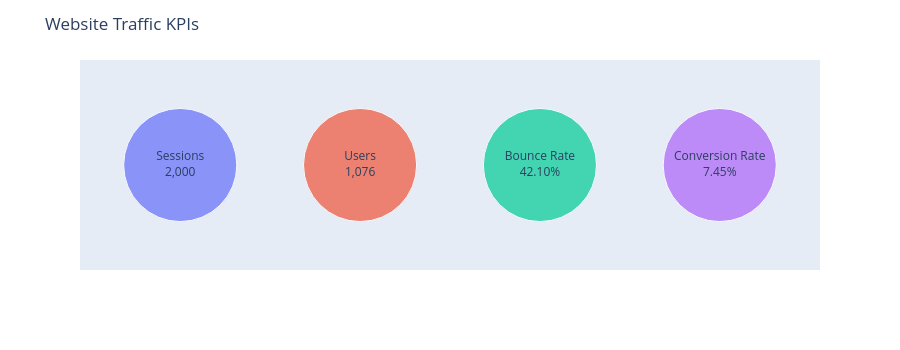

Notebook cell for this chart:
### Code cell
fig = px.scatter(
    x=[0, 1, 2, 3],
    y=[1, 1, 1, 1],
    size=[1, 1, 1, 1],
    color=["Sessions", "Users", "Bounce Rate", "Conversion Rate"],
    text=[
        f"Sessions<br>{total_sessions:,}",
        f"Users<br>{total_users:,}",
        f"Bounce Rate<br>{bounce_rate:.2f}%",
        f"Conversion Rate<br>{conversion_rate:.2f}%"
    ],
    size_max=80
)

fig.update_traces(
    mode="markers+text",
    textposition="middle center"
)

fig.update_layout(
    title="Website Traffic KPIs",
    showlegend=False,
    xaxis_visible=False,
    yaxis_visible=False,
    height=350
)

fig.show()

### Figure 1 — Plotly figure (JSON) as saved in the notebook; plotly's stock layout.template omitted (floating-point values rounded to 4 significant figures)
{"data": [{"hovertemplate": "color=Sessions<br>x=%{x}<br>y=%{y}<br>size=%{marker.size}<br>text=%{text}<extra></extra>", "legendgroup": "Sessions", "marker": {"color": "#636efa", "size": [1], "sizemode": "area", "sizeref": 0.0001563, "symbol": "circle"}, "mode": "markers+text", "name": "Sessions", "orientation": "v", "showlegend": true, "text": ["Sessions<br>2,000"], "textposition": "middle center", "type": "scatter", "x": [0], "xaxis": "x", "y": [1], "yaxis": "y"}, {"hovertemplate": "color=Users<br>x=%{x}<br>y=%{y}<br>size=%{marker.size}<br>text=%{text}<extra></extra>", "legendgroup": "Users", "marker": {"color": "#EF553B", "size": [1], "sizemode": "area", "sizeref": 0.0001563, "symbol": "circle"}, "mode": "markers+text", "name": "Users", "orientation": "v", "showlegend": true, "text": ["Users<br>1,076"], "textposition": "middle center", "type": "scatter", "x": [1], "xaxis": "x", "y": [1], "yaxis": "y"}, {"hovertemplate": "color=Bounce Rate<br>x=%{x}<br>y=%{y}<br>size=%{marker.size}<br>text=%{text}<extra></extra>", "legendgroup": "Bounce Rate", "marker": {"color": "#00cc96", "size": [1], "sizemode": "area", "sizeref": 0.0001563, "symbol": "circle"}, "mode": "markers+text", "name": "Bounce Rate", "orientation": "v", "showlegend": true, "text": ["Bounce Rate<br>42.10%"], "textposition": "middle center", "type": "scatter", "x": [2], "xaxis": "x", "y": [1], "yaxis": "y"}, {"hovertemplate": "color=Conversion Rate<br>x=%{x}<br>y=%{y}<br>size=%{marker.size}<br>text=%{text}<extra></extra>", "legendgroup": "Conversion Rate", "marker": {"color": "#ab63fa", "size": [1], "sizemode": "area", "sizeref": 0.0001563, "symbol": "circle"}, "mode": "markers+text", "name": "Conversion Rate", "orientation": "v", "showlegend": true, "text": ["Conversion Rate<br>7.45%"], "textposition": "middle center", "type": "scatter", "x": [3], "xaxis": "x", "y": [1], "yaxis": "y"}], "layout": {"height": 350, "legend": {"itemsizing": "constant", "title": {"text": "color"}, "tracegroupgap": 0}, "margin": {"t": 60}, "showlegend": false, "title": {"text": "Website Traffic KPIs"}, "xaxis": {"anchor": "y", "domain": [0, 1], "title": {"text": "x"}, "visible": false}, "yaxis": {"anchor": "x", "domain": [0, 1], "title": {"text": "y"}, "visible": false}}}
